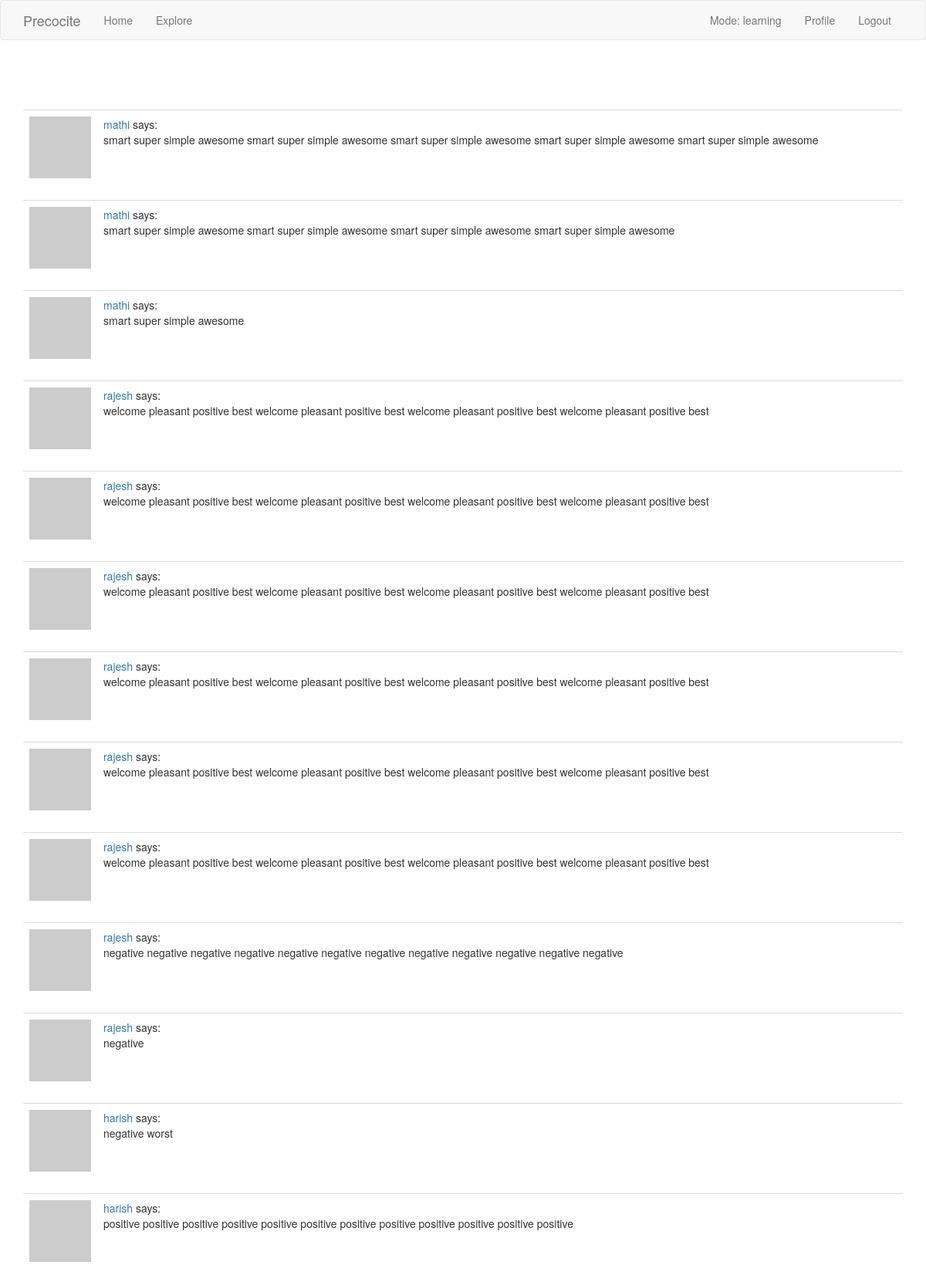
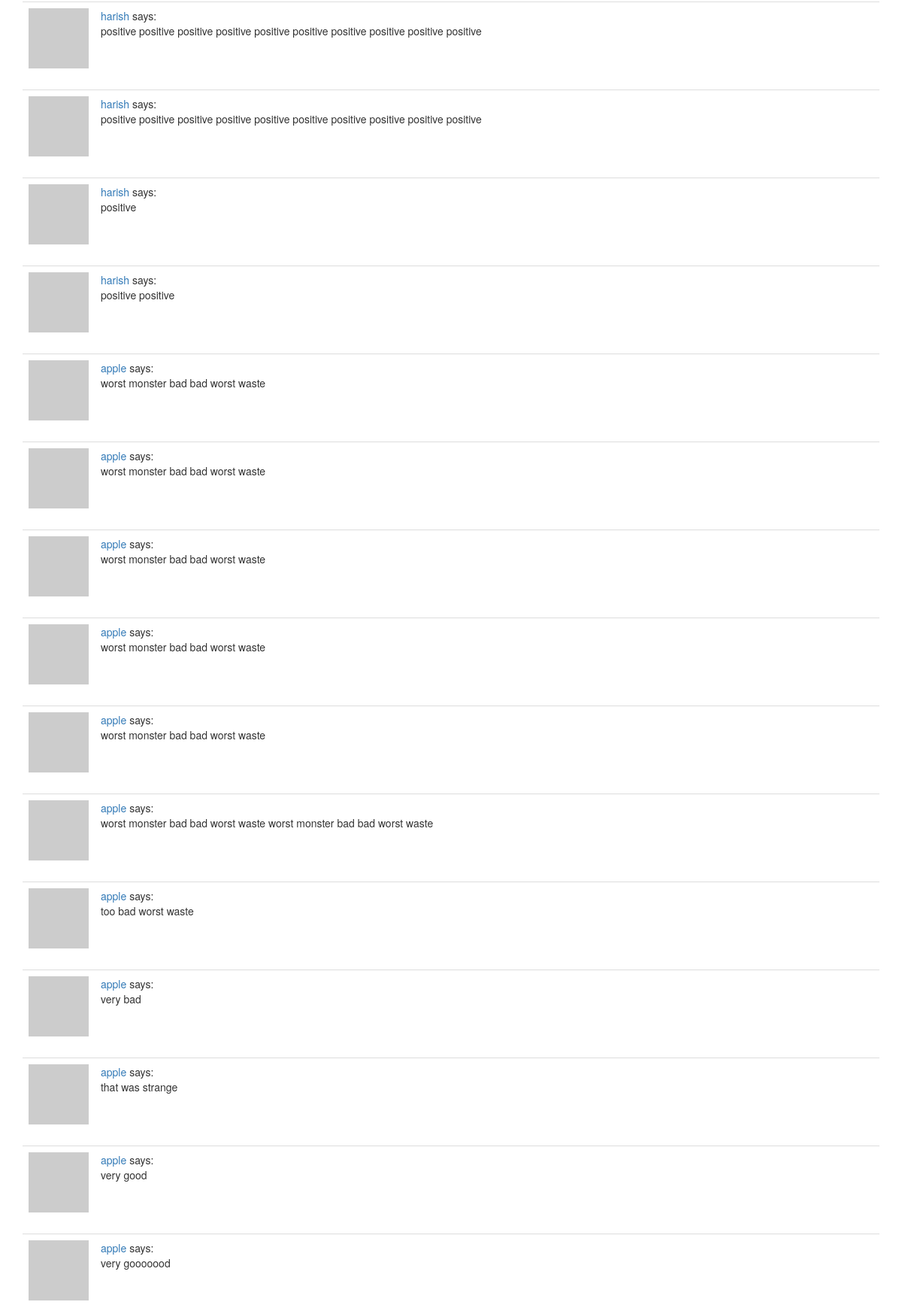
Screenshot of /explore (signed in, upper part) with the database file from the repository (2 pictures, top to bottom).
### app/models.py (models this page shows, shortened)
class User(UserMixin, db.Model):
    id = db.Column(db.Integer, primary_key=True)
    username = db.Column(db.String(64), index=True, unique=True)
    email = db.Column(db.String(120), index=True, unique=True)
    password_hash = db.Column(db.String(128))
    posts = db.relationship('Post', backref='author', lazy='dynamic')
    about_me = db.Column(db.String(140))
    last_seen = db.Column(db.DateTime, default=datetime.utcnow)
    current_mode = db.Column(db.String(64))
    current_polarity = db.Column(db.Float)
    def avatar(self, size):
        digest = md5(self.email.lower().encode('utf-8')).hexdigest()
        return 'https://www.gravatar.com/avatar/{}?d=identicon&s={}'.format(
            digest, size)
    followed = db.relationship(
        'User', secondary=followers,
        primaryjoin=(followers.c.follower_id == id),
        secondaryjoin=(followers.c.followed_id == id),
        backref=db.backref('followers', lazy='dynamic'), lazy='dynamic')

class Post(db.Model):
    id = db.Column(db.Integer, primary_key=True)
    body = db.Column(db.String(140))
    timestamp = db.Column(db.DateTime, index=True, default=datetime.utcnow)
    user_id = db.Column(db.Integer, db.ForeignKey('user.id'))

### app/routes.py (the view)
@app.route('/explore')
@login_required
def explore():
    posts = Post.query.order_by(Post.timestamp.desc()).all()
    return render_template('index.html', title='Explore', posts=posts)

### app/models.py (called while the page is built)
@login.user_loader
def load_user(id):
    return User.query.get(int(id))

### app/routes.py (called while the page is built)
@app.before_request
def before_request():
    if current_user.is_authenticated:
        current_user.last_seen = datetime.utcnow()
        db.session.commit()

### app/templates/index.html (shortened to what this page needs)
{% extends "base.html" %}
{% import 'bootstrap/wtf.html' as wtf %}
{% block app_content %}
    <div>
    {% for post in posts %}
        {% include '_post.html' %}
    {% endfor %}
    </div>
{% endblock %}

### app/templates/base.html (shortened to what this page needs)
{% extends 'bootstrap/base.html' %}
{% block navbar %}
    <nav class="navbar navbar-default">
        <div class="container">
            <div class="navbar-header">
                <a class="navbar-brand" href="{{ url_for('landing') }}">Precocite</a>
            </div>
            <div class="collapse navbar-collapse" id="bs-example-navbar-collapse-1">
                <ul class="nav navbar-nav">
                    <li><a href="{{ url_for('landing') }}">Home</a></li>
                    <li><a href="{{ url_for('explore') }}">Explore</a></li>
                </ul>
                <ul class="nav navbar-nav navbar-right">
                    {% if current_user.is_anonymous %}
                    <li><a href="{{ url_for('login') }}">Login</a></li>
                    {% else %}
                    <li><a class="navbar-nav"> Mode: {{ current_user.current_mode }}</a></li>
                    <li><a href="{{ url_for('user', username=current_user.username) }}">Profile</a></li>
                    <li><a href="{{ url_for('logout') }}">Logout</a></li>
                    {% endif %}
                </ul>
            </div>
        </div>
    </nav>
{% endblock %}
{% block content %}
    <div class="container">
        {% block app_content %}{% endblock %}
    </div>
{% endblock %}

### app/templates/_post.html
    <table class="table table-hover">
        <tr>
            <td width="70px">
                <a href="{{ url_for('user', username=post.author.username) }}">
                    <img src="{{ post.author.avatar(70) }}" />
                </a>
            </td>
            <td>
                <a href="{{ url_for('user', username=post.author.username) }}">
                    {{ post.author.username }}
                </a>
                says:
                <br>
                {{ post.body }}
            </td>
        </tr>
    </table>

### rows the page displays
User: current_mode "learning"
Post: author.username "mathi", body "smart super simple awesome smart super simple awesome smart super simple awesome smart super simple awesome smart super simple awesome"
Post: author.username "mathi", body "smart super simple awesome smart super simple awesome smart super simple awesome smart super simple awesome"
Post: author.username "mathi", body "smart super simple awesome"
Post: author.username "rajesh", body "welcome pleasant positive best welcome pleasant positive best welcome pleasant positive best welcome pleasant positive best"
Post: author.username "rajesh", body "welcome pleasant positive best welcome pleasant positive best welcome pleasant positive best welcome pleasant positive best"
Post: author.username "rajesh", body "welcome pleasant positive best welcome pleasant positive best welcome pleasant positive best welcome pleasant positive best"
Post: author.username "rajesh", body "welcome pleasant positive best welcome pleasant positive best welcome pleasant positive best welcome pleasant positive best"
Post: author.username "rajesh", body "welcome pleasant positive best welcome pleasant positive best welcome pleasant positive best welcome pleasant positive best"
Post: author.username "rajesh", body "welcome pleasant positive best welcome pleasant positive best welcome pleasant positive best welcome pleasant positive best"
Post: author.username "rajesh", body "negative negative negative negative negative negative negative negative negative negative negative negative"
Post: author.username "rajesh", body "negative"
Post: author.username "harish", body "negative worst"
Post: author.username "harish", body "positive positive positive positive positive positive positive positive positive positive positive positive"
Post: author.username "harish", body "positive positive positive positive positive positive positive positive positive positive"
Post: author.username "harish", body "positive positive positive positive positive positive positive positive positive positive"
Post: author.username "harish", body "positive"
Post: author.username "harish", body "positive positive"
Post: author.username "apple", body "worst monster bad bad worst waste"
Post: author.username "apple", body "worst monster bad bad worst waste"
Post: author.username "apple", body "worst monster bad bad worst waste"
Post: author.username "apple", body "worst monster bad bad worst waste"
Post: author.username "apple", body "worst monster bad bad worst waste"
Post: author.username "apple", body "worst monster bad bad worst waste worst monster bad bad worst waste"
Post: author.username "apple", body "too bad worst waste"
Post: author.username "apple", body "very bad"
Post: author.username "apple", body "that was strange"
Post: author.username "apple", body "very good"
Post: author.username "apple", body "very gooooood"
